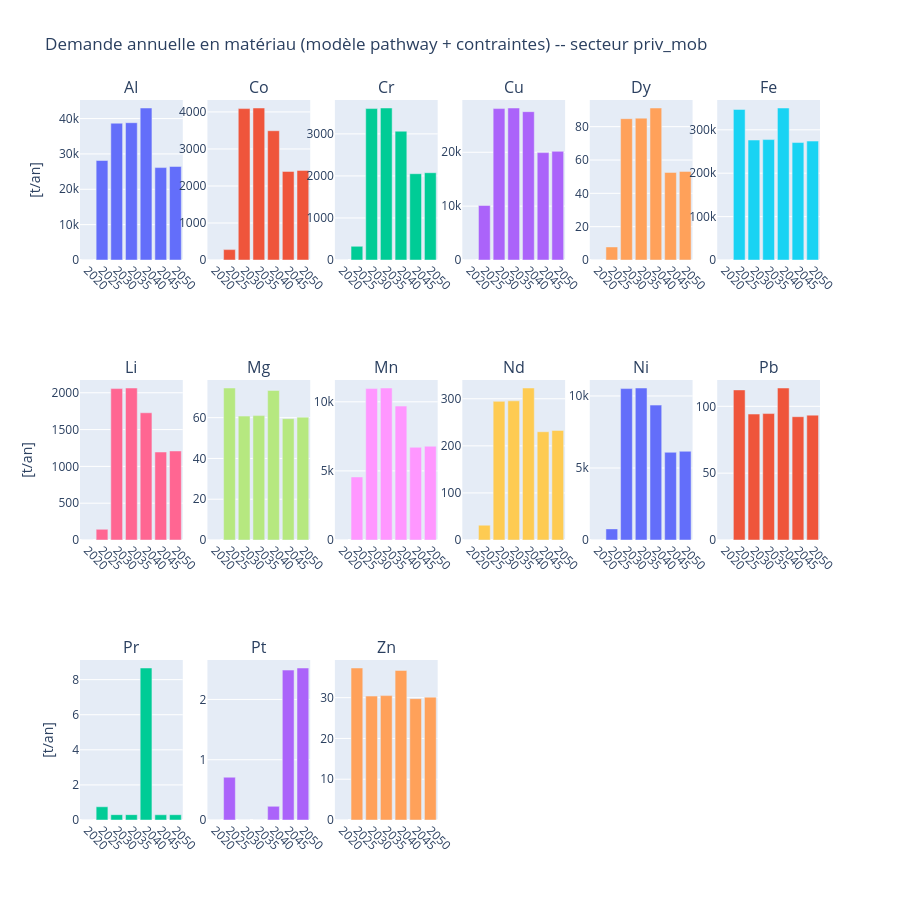

The code cell stored with this chart in its notebook:
### Code cell
plot_all_material_demand(results_materials, sector = 'priv_mob')

### Figure 1 — Plotly figure (JSON) as saved in the notebook; plotly's stock layout.template omitted (floating-point values rounded to 4 significant figures)
{"data": [{"name": "Al", "showlegend": false, "type": "bar", "x": [2020, 2025, 2030, 2035, 2040, 2045, 2050], "xaxis": "x", "y": [0.0, 28140.0, 38690.0, 38840.0, 42990.0, 26140.0, 26450.0], "yaxis": "y"}, {"name": "Co", "showlegend": false, "type": "bar", "x": [2020, 2025, 2030, 2035, 2040, 2045, 2050], "xaxis": "x2", "y": [0.0, 280.6, 4091.0, 4106.0, 3493.0, 2393.0, 2421.0], "yaxis": "y2"}, {"name": "Cr", "showlegend": false, "type": "bar", "x": [2020, 2025, 2030, 2035, 2040, 2045, 2050], "xaxis": "x3", "y": [0.0, 325.3, 3601.0, 3615.0, 3063.0, 2052.0, 2076.0], "yaxis": "y3"}, {"name": "Cu", "showlegend": false, "type": "bar", "x": [2020, 2025, 2030, 2035, 2040, 2045, 2050], "xaxis": "x4", "y": [0.0, 10130.0, 28110.0, 28220.0, 27540.0, 19940.0, 20180.0], "yaxis": "y4"}, {"name": "Dy", "showlegend": false, "type": "bar", "x": [2020, 2025, 2030, 2035, 2040, 2045, 2050], "xaxis": "x5", "y": [0.0, 7.834, 84.79, 85.11, 91.19, 52.54, 53.16], "yaxis": "y5"}, {"name": "Fe", "showlegend": false, "type": "bar", "x": [2020, 2025, 2030, 2035, 2040, 2045, 2050], "xaxis": "x6", "y": [0.0, 347000.0, 276400.0, 277500.0, 350200.0, 270600.0, 274000.0], "yaxis": "y6"}, {"name": "Li", "showlegend": false, "type": "bar", "x": [2020, 2025, 2030, 2035, 2040, 2045, 2050], "xaxis": "x7", "y": [0.0, 145.3, 2057.0, 2065.0, 1728.0, 1195.0, 1209.0], "yaxis": "y7"}, {"name": "Mg", "showlegend": false, "type": "bar", "x": [2020, 2025, 2030, 2035, 2040, 2045, 2050], "xaxis": "x8", "y": [0.0, 74.55, 60.78, 61.01, 73.35, 59.51, 60.25], "yaxis": "y8"}, {"name": "Mn", "showlegend": false, "type": "bar", "x": [2020, 2025, 2030, 2035, 2040, 2045, 2050], "xaxis": "x9", "y": [0.0, 4562.0, 10960.0, 11000.0, 9690.0, 6708.0, 6787.0], "yaxis": "y9"}, {"name": "Nd", "showlegend": false, "type": "bar", "x": [2020, 2025, 2030, 2035, 2040, 2045, 2050], "xaxis": "x10", "y": [0.0, 31.44, 294.5, 295.6, 322.9, 230.0, 232.8], "yaxis": "y10"}, {"name": "Ni", "showlegend": false, "type": "bar", "x": [2020, 2025, 2030, 2035, 2040, 2045, 2050], "xaxis": "x11", "y": [0.0, 771.5, 10510.0, 10550.0, 9365.0, 6089.0, 6159.0], "yaxis": "y11"}, {"name": "Pb", "showlegend": false, "type": "bar", "x": [2020, 2025, 2030, 2035, 2040, 2045, 2050], "xaxis": "x12", "y": [0.0, 112.3, 94.21, 94.57, 113.7, 92.23, 93.39], "yaxis": "y12"}, {"name": "Pr", "showlegend": false, "type": "bar", "x": [2020, 2025, 2030, 2035, 2040, 2045, 2050], "xaxis": "x13", "y": [0.0, 0.7536, 0.3039, 0.3051, 8.663, 0.2975, 0.3013], "yaxis": "y13"}, {"name": "Pt", "showlegend": false, "type": "bar", "x": [2020, 2025, 2030, 2035, 2040, 2045, 2050], "xaxis": "x14", "y": [0.0, 0.7096, 0.0, 0.0, 0.2273, 2.487, 2.522], "yaxis": "y14"}, {"name": "Zn", "showlegend": false, "type": "bar", "x": [2020, 2025, 2030, 2035, 2040, 2045, 2050], "xaxis": "x15", "y": [0.0, 37.27, 30.39, 30.51, 36.68, 29.75, 30.13], "yaxis": "y15"}], "layout": {"annotations": [{"font": {"size": 16}, "showarrow": false, "text": "Al", "x": 0.06944, "xanchor": "center", "xref": "paper", "y": 1, "yanchor": "bottom", "yref": "paper"}, {"font": {"size": 16}, "showarrow": false, "text": "Co", "x": 0.2417, "xanchor": "center", "xref": "paper", "y": 1, "yanchor": "bottom", "yref": "paper"}, {"font": {"size": 16}, "showarrow": false, "text": "Cr", "x": 0.4139, "xanchor": "center", "xref": "paper", "y": 1, "yanchor": "bottom", "yref": "paper"}, {"font": {"size": 16}, "showarrow": false, "text": "Cu", "x": 0.5861, "xanchor": "center", "xref": "paper", "y": 1, "yanchor": "bottom", "yref": "paper"}, {"font": {"size": 16}, "showarrow": false, "text": "Dy", "x": 0.7583, "xanchor": "center", "xref": "paper", "y": 1, "yanchor": "bottom", "yref": "paper"}, {"font": {"size": 16}, "showarrow": false, "text": "Fe", "x": 0.9306, "xanchor": "center", "xref": "paper", "y": 1, "yanchor": "bottom", "yref": "paper"}, {"font": {"size": 16}, "showarrow": false, "text": "Li", "x": 0.06944, "xanchor": "center", "xref": "paper", "y": 0.6111, "yanchor": "bottom", "yref": "paper"}, {"font": {"size": 16}, "showarrow": false, "text": "Mg", "x": 0.2417, "xanchor": "center", "xref": "paper", "y": 0.6111, "yanchor": "bottom", "yref": "paper"}, {"font": {"size": 16}, "showarrow": false, "text": "Mn", "x": 0.4139, "xanchor": "center", "xref": "paper", "y": 0.6111, "yanchor": "bottom", "yref": "paper"}, {"font": {"size": 16}, "showarrow": false, "text": "Nd", "x": 0.5861, "xanchor": "center", "xref": "paper", "y": 0.6111, "yanchor": "bottom", "yref": "paper"}, {"font": {"size": 16}, "showarrow": false, "text": "Ni", "x": 0.7583, "xanchor": "center", "xref": "paper", "y": 0.6111, "yanchor": "bottom", "yref": "paper"}, {"font": {"size": 16}, "showarrow": false, "text": "Pb", "x": 0.9306, "xanchor": "center", "xref": "paper", "y": 0.6111, "yanchor": "bottom", "yref": "paper"}, {"font": {"size": 16}, "showarrow": false, "text": "Pr", "x": 0.06944, "xanchor": "center", "xref": "paper", "y": 0.2222, "yanchor": "bottom", "yref": "paper"}, {"font": {"size": 16}, "showarrow": false, "text": "Pt", "x": 0.2417, "xanchor": "center", "xref": "paper", "y": 0.2222, "yanchor": "bottom", "yref": "paper"}, {"font": {"size": 16}, "showarrow": false, "text": "Zn", "x": 0.4139, "xanchor": "center", "xref": "paper", "y": 0.2222, "yanchor": "bottom", "yref": "paper"}], "height": 900, "title": {"text": "Demande annuelle en matériau (modèle pathway + contraintes) -- secteur priv_mob"}, "xaxis": {"anchor": "y", "domain": [0, 0.1389], "tickangle": 45, "tickmode": "array", "tickvals": [2020, 2025, 2030, 2035, 2040, 2045, 2050]}, "xaxis10": {"anchor": "y10", "domain": [0.5167, 0.6556], "tickangle": 45, "tickmode": "array", "tickvals": [2020, 2025, 2030, 2035, 2040, 2045, 2050]}, "xaxis11": {"anchor": "y11", "domain": [0.6889, 0.8278], "tickangle": 45, "tickmode": "array", "tickvals": [2020, 2025, 2030, 2035, 2040, 2045, 2050]}, "xaxis12": {"anchor": "y12", "domain": [0.8611, 1], "tickangle": 45, "tickmode": "array", "tickvals": [2020, 2025, 2030, 2035, 2040, 2045, 2050]}, "xaxis13": {"anchor": "y13", "domain": [0, 0.1389], "tickangle": 45, "tickmode": "array", "tickvals": [2020, 2025, 2030, 2035, 2040, 2045, 2050]}, "xaxis14": {"anchor": "y14", "domain": [0.1722, 0.3111], "tickangle": 45, "tickmode": "array", "tickvals": [2020, 2025, 2030, 2035, 2040, 2045, 2050]}, "xaxis15": {"anchor": "y15", "domain": [0.3444, 0.4833], "tickangle": 45, "tickmode": "array", "tickvals": [2020, 2025, 2030, 2035, 2040, 2045, 2050]}, "xaxis16": {"anchor": "y16", "domain": [0.5167, 0.6556], "tickangle": 45, "tickmode": "array", "tickvals": [2020, 2025, 2030, 2035, 2040, 2045, 2050]}, "xaxis17": {"anchor": "y17", "domain": [0.6889, 0.8278], "tickangle": 45, "tickmode": "array", "tickvals": [2020, 2025, 2030, 2035, 2040, 2045, 2050]}, "xaxis18": {"anchor": "y18", "domain": [0.8611, 1], "tickangle": 45, "tickmode": "array", "tickvals": [2020, 2025, 2030, 2035, 2040, 2045, 2050]}, "xaxis2": {"anchor": "y2", "domain": [0.1722, 0.3111], "tickangle": 45, "tickmode": "array", "tickvals": [2020, 2025, 2030, 2035, 2040, 2045, 2050]}, "xaxis3": {"anchor": "y3", "domain": [0.3444, 0.4833], "tickangle": 45, "tickmode": "array", "tickvals": [2020, 2025, 2030, 2035, 2040, 2045, 2050]}, "xaxis4": {"anchor": "y4", "domain": [0.5167, 0.6556], "tickangle": 45, "tickmode": "array", "tickvals": [2020, 2025, 2030, 2035, 2040, 2045, 2050]}, "xaxis5": {"anchor": "y5", "domain": [0.6889, 0.8278], "tickangle": 45, "tickmode": "array", "tickvals": [2020, 2025, 2030, 2035, 2040, 2045, 2050]}, "xaxis6": {"anchor": "y6", "domain": [0.8611, 1], "tickangle": 45, "tickmode": "array", "tickvals": [2020, 2025, 2030, 2035, 2040, 2045, 2050]}, "xaxis7": {"anchor": "y7", "domain": [0, 0.1389], "tickangle": 45, "tickmode": "array", "tickvals": [2020, 2025, 2030, 2035, 2040, 2045, 2050]}, "xaxis8": {"anchor": "y8", "domain": [0.1722, 0.3111], "tickangle": 45, "tickmode": "array", "tickvals": [2020, 2025, 2030, 2035, 2040, 2045, 2050]}, "xaxis9": {"anchor": "y9", "domain": [0.3444, 0.4833], "tickangle": 45, "tickmode": "array", "tickvals": [2020, 2025, 2030, 2035, 2040, 2045, 2050]}, "yaxis": {"anchor": "x", "domain": [0.7778, 1], "title": {"text": "[t/an]"}}, "yaxis10": {"anchor": "x10", "domain": [0.3889, 0.6111]}, "yaxis11": {"anchor": "x11", "domain": [0.3889, 0.6111]}, "yaxis12": {"anchor": "x12", "domain": [0.3889, 0.6111]}, "yaxis13": {"anchor": "x13", "domain": [0, 0.2222], "title": {"text": "[t/an]"}}, "yaxis14": {"anchor": "x14", "domain": [0, 0.2222]}, "yaxis15": {"anchor": "x15", "domain": [0, 0.2222]}, "yaxis16": {"anchor": "x16", "domain": [0, 0.2222]}, "yaxis17": {"anchor": "x17", "domain": [0, 0.2222]}, "yaxis18": {"anchor": "x18", "domain": [0, 0.2222]}, "yaxis2": {"anchor": "x2", "domain": [0.7778, 1]}, "yaxis3": {"anchor": "x3", "domain": [0.7778, 1]}, "yaxis4": {"anchor": "x4", "domain": [0.7778, 1]}, "yaxis5": {"anchor": "x5", "domain": [0.7778, 1]}, "yaxis6": {"anchor": "x6", "domain": [0.7778, 1]}, "yaxis7": {"anchor": "x7", "domain": [0.3889, 0.6111], "title": {"text": "[t/an]"}}, "yaxis8": {"anchor": "x8", "domain": [0.3889, 0.6111]}, "yaxis9": {"anchor": "x9", "domain": [0.3889, 0.6111]}}}
